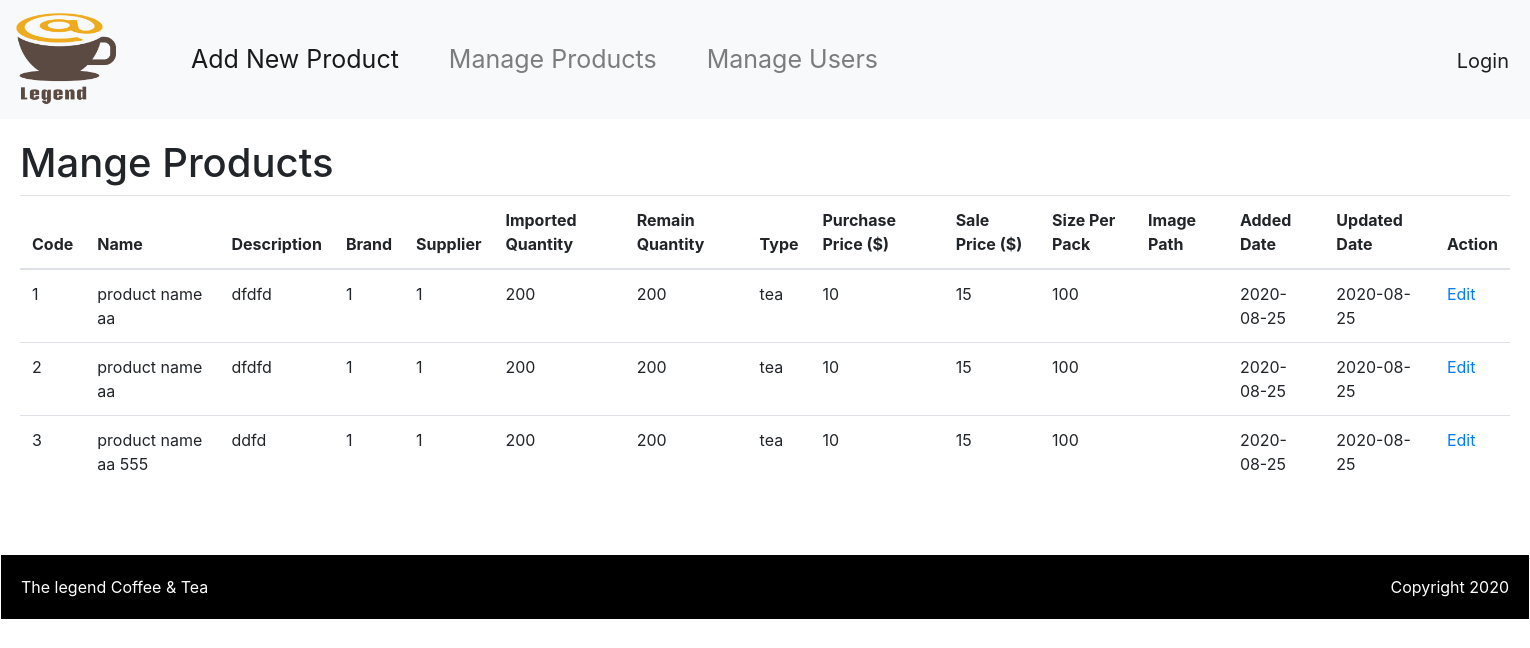
/admin/manage-products, run on an earlier commit of the app's database.
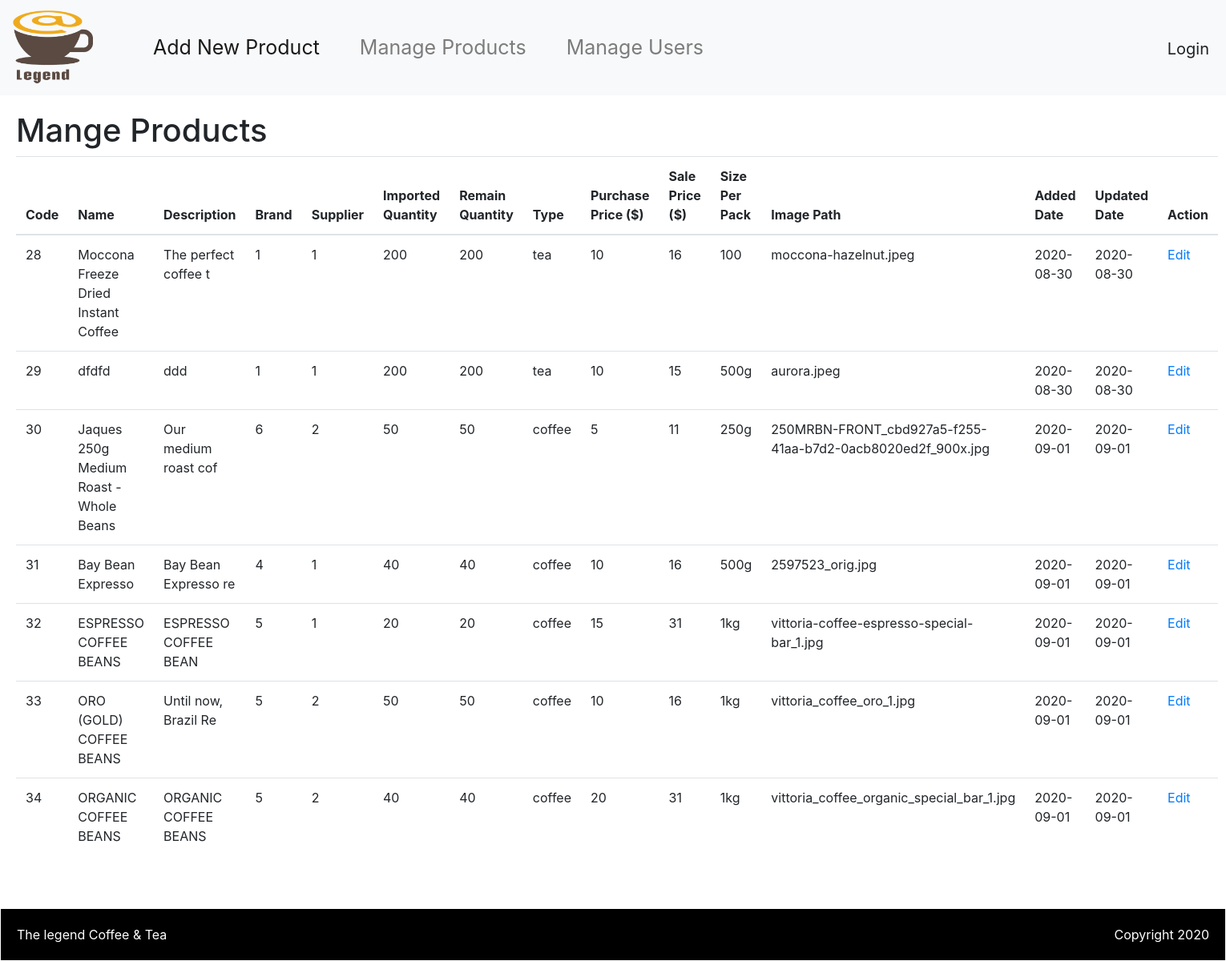
And on a later commit of the database.
### tables this page shows
CREATE TABLE `product` (
  `proCode` int(10) UNSIGNED NOT NULL,
  `proName` varchar(100) NOT NULL,
  `proDescription` text NOT NULL,
  `brandID` int(11) NOT NULL,
  `supplierCode` int(11) NOT NULL,
  `importedQuantity` int(11) NOT NULL,
  `remainQuantity` int(11) NOT NULL,
  `typeCode` varchar(10) NOT NULL,
  `purchasedPrice` int(11) NOT NULL,
  `salePrice` int(11) NOT NULL,
  `sizePerPack` varchar(20) NOT NULL,
  `imagePath` varchar(100) NOT NULL,
  `addedDate` date NOT NULL,
  `updatedDate` date NOT NULL
);

### admin/core/controller.php (called while the page is built, shortened)
<?php
class Controller {
    public function view($view, $data = []){
        require_once 'views/header.php';
        require_once 'views/' . $view . '.php';
        require_once 'views/footer.php';
    }
}

### admin/controllers/manage-products.php (called while the page is built, shortened)
<?php
class ManageProductsAdminController extends Controller{
    private $listSuppliers;
    private $listBrands;
    public function __construct()
    {
        $this->listBrands = Brand::getAll();
        $this->listSuppliers = Supplier::getAll();
    }
    public function index(){
        $listProducts = Product::getAll();
        return $this->view('manage-products', ['listBrands'=>$this->listBrands, 'listSuppliers'=>$this->listSuppliers, 'listProducts'=>$listProducts]);
    }
}
?>

### admin/core/route.php (called while the page is built, shortened)
<?php
	class Route{
    	protected $method = 'index';
	    public function __construct(){
	    	$req = $this->parseUrl();
            $index = 0;
            if (isset($req[$index])) {
	    		unset($req[$index]);
	    	}
        	$controller = new $controllerName;
	        $this->params = $req ? array_values($req): [];
	        call_user_func_array([$controller,$this->method], $this->params);
	    }
	    public function parseUrl(){
	        if(isset($_GET['req'])){
	            return $req = explode('/',filter_var(rtrim($_GET['req'],'/'),FILTER_SANITIZE_URL));
	        }
	    }
	}
?>

### admin/index.php (called while the page is built, shortened)
<?php
require_once 'core/route.php';
require_once 'core/controller.php';
$route = new route();
?>

### admin/models/product.php (called while the page is built, shortened)
<?php
class Product {
    public static function getAll(){
        $list = [];
        $db = Database::getInstance();
        $req = $db->query('SELECT * FROM product');
        foreach($req->fetchAll() as $rc) {
            $list[] = $rc;
        }
        return $list;
    }
}

### admin/views/manage-products.php (the view)
<h1>Mange Products</h1>
<table class="table">
    <thead>
    <tr>
        <th scope="col">Code</th>
        <th scope="col">Name</th>
        <th scope="col">Description</th>
        <th scope="col">Brand</th>
        <th scope="col">Supplier</th>
        <th scope="col">Imported Quantity</th>
        <th scope="col">Remain Quantity</th>
        <th scope="col">Type</th>
        <th scope="col">Purchase Price ($)</th>
        <th scope="col">Sale Price ($)</th>
        <th scope="col">Size Per Pack</th>
        <th scope="col">Image Path</th>
        <th scope="col">Added Date</th>
        <th scope="col">Updated Date</th>
        <th scope="col">Action</th>
    </tr>
    </thead>
    <tbody>
    <?php
    foreach ($data['listProducts'] as $item){
        echo '<tr>
                    <td>'.$item['proCode'].'</td>
                    <td>'.$item['proName'].'</td>
                    <td>'.substr($item['proDescription'], 0, 20).'</td>
                    <td>'.$item['brandID'].'</td>
                    <td>'.$item['supplierCode'].'</td>
                    <td>'.$item['importedQuantity'].'</td>
                    <td>'.$item['remainQuantity'].'</td>
                    <td>'.$item['typeCode'].'</td>
                    <td>'.$item['purchasedPrice'].'</td>
                    <td>'.$item['salePrice'].'</td>
                    <td>'.$item['sizePerPack'].'</td>
                    <td>'.$item['imagePath'].'</td>
                    <td>'.$item['addedDate'].'</td>
                    <td>'.$item['updatedDate'].'</td>
                    <td><a href="manage-products/edit/'.$item['proCode'].'">Edit</a>
                   </tr>';
    } ?>
    </tbody>
</table>

### admin/views/header.php (shortened to what this page needs)
<!DOCTYPE html>
<html>
<head>
	<link rel="stylesheet" href="<?php echo dirname($_SERVER['PHP_SELF']) ?>/../public/bootstrap/css/bootstrap.min.css">
	<link rel="stylesheet" type="text/css" href="<?php echo dirname($_SERVER['PHP_SELF']) ?>/public/css/admin-style.css">
</head>
<body>
	<div class="header">
		<div class="menu">
			<nav class="navbar navbar-expand-lg navbar-light bg-light">
			  <a class="navbar-brand" href="<?php echo dirname($_SERVER['PHP_SELF']) ?>"><img src="<?php echo dirname($_SERVER['PHP_SELF']) ?>/public/images/legend-coffee-logo.png" class="img-fluid navbar-img" /></a>
			  <div class="collapse navbar-collapse" id="navbarNavDropdown">
			    <ul class="navbar-nav">
                    <li class="nav-item active">
                        <a class="nav-link" href="<?php echo dirname($_SERVER['PHP_SELF']) ?>">Add New Product <span class="sr-only">(current)</span></a>
                    </li>
			        <li class="nav-item">
			            <a class="nav-link" href="<?php echo dirname($_SERVER['PHP_SELF']) ?>/manage-products">Manage Products</a>
			        </li>
			        <li class="nav-item">
			            <a class="nav-link" href="<?php echo dirname($_SERVER['PHP_SELF']) ?>/manage-users">Manage Users</a>
			        </li>
			    </ul>
			  </div>
			  <div>
			  	<ul class="navbar-nav loginbar">
			  		<li><a class="login-link" href="">Login</a></li>
			  	</ul>
			  </div>
			</nav>
		</div>
	</div>
	<div class="content">

### admin/views/footer.php (shortened to what this page needs)
</div>
<div class="content footer d-flex justify-content-between">
	<div>The legend Coffee & Tea </div>
	<div>Copyright 2020</div>
</div>
</body>
</html>

### admin/public/css/admin-style.css (style rules this page uses)
.menu { width: 100%; }
.navbar-nav { font-size: 25px; }
.navbar-brand { margin-right: 50px; }
.navbar-expand-lg .navbar-nav .nav-link { padding-left: 25px; padding-right: 25px; }
.navbar-img { width: 100px; }
.loginbar .login-link { padding-left: 5px; padding-right: 5px; color: #1d2124; text-decoration: none; font-size: 20px; }
.content { padding: 20px 20px; }
.footer { margin-top: 30px; border: 1px solid; color: #ffffff; background-color: #000000; }

What changed in the data, as far as the page shows it:
removed product: proCode "1", proName "product name aa", proDescription "dfdfd", brandID "1", supplierCode "1", importedQuantity "200", remainQuantity "200", typeCode "tea", purchasedPrice "10", salePrice "15", sizePerPack "100", addedDate "2020-08-25", updatedDate "2020-08-25"
removed product: proCode "2", proName "product name aa", proDescription "dfdfd", brandID "1", supplierCode "1", importedQuantity "200", remainQuantity "200", typeCode "tea", purchasedPrice "10", salePrice "15", sizePerPack "100", addedDate "2020-08-25", updatedDate "2020-08-25"
removed product: proCode "3", proName "product name aa 555", proDescription "ddfd", brandID "1", supplierCode "1", importedQuantity "200", remainQuantity "200", typeCode "tea", purchasedPrice "10", salePrice "15", sizePerPack "100", addedDate "2020-08-25", updatedDate "2020-08-25"
added product: proCode "28", proName "Moccona Freeze Dried Instant Coffee", proDescription "The perfect coffee t", brandID "1", supplierCode "1", importedQuantity "200", remainQuantity "200", typeCode "tea", purchasedPrice "10", salePrice "16", sizePerPack "100", imagePath "moccona-hazelnut.jpeg", addedDate "2020-08-30", updatedDate "2020-08-30"
added product: proCode "29", proName "dfdfd", proDescription "ddd", brandID "1", supplierCode "1", importedQuantity "200", remainQuantity "200", typeCode "tea", purchasedPrice "10", salePrice "15", sizePerPack "500g", imagePath "aurora.jpeg", addedDate "2020-08-30", updatedDate "2020-08-30"
added product: proCode "30", proName "Jaques 250g Medium Roast - Whole Beans", proDescription "Our medium roast cof", brandID "6", supplierCode "2", importedQuantity "50", remainQuantity "50", typeCode "coffee", purchasedPrice "5", salePrice "11", sizePerPack "250g", imagePath "250MRBN-FRONT_cbd927a5-f255-41aa-b7d2-0acb8020ed2f_900x.jpg", addedDate "2020-09-01", updatedDate "2020-09-01"
added product: proCode "31", proName "Bay Bean Expresso", proDescription "Bay Bean Expresso re", brandID "4", supplierCode "1", importedQuantity "40", remainQuantity "40", typeCode "coffee", purchasedPrice "10", salePrice "16", sizePerPack "500g", imagePath "2597523_orig.jpg", addedDate "2020-09-01", updatedDate "2020-09-01"
added product: proCode "32", proName "ESPRESSO COFFEE BEANS", proDescription "ESPRESSO COFFEE BEAN", brandID "5", supplierCode "1", importedQuantity "20", remainQuantity "20", typeCode "coffee", purchasedPrice "15", salePrice "31", sizePerPack "1kg", imagePath "vittoria-coffee-espresso-special-bar_1.jpg", addedDate "2020-09-01", updatedDate "2020-09-01"
added product: proCode "33", proName "ORO (GOLD) COFFEE BEANS", proDescription "Until now, Brazil Re", brandID "5", supplierCode "2", importedQuantity "50", remainQuantity "50", typeCode "coffee", purchasedPrice "10", salePrice "16", sizePerPack "1kg", imagePath "vittoria_coffee_oro_1.jpg", addedDate "2020-09-01", updatedDate "2020-09-01"
added product: proCode "34", proName "ORGANIC COFFEE BEANS", proDescription "ORGANIC COFFEE BEANS", brandID "5", supplierCode "2", importedQuantity "40", remainQuantity "40", typeCode "coffee", purchasedPrice "20", salePrice "31", sizePerPack "1kg", imagePath "vittoria_coffee_organic_special_bar_1.jpg", addedDate "2020-09-01", updatedDate "2020-09-01"
